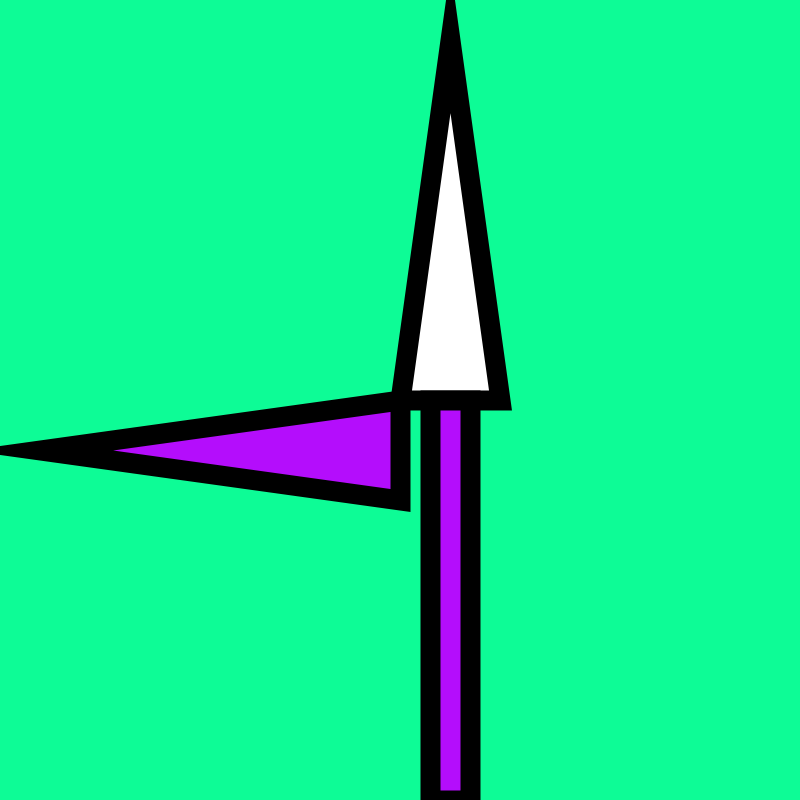
Frame 1 (no input)
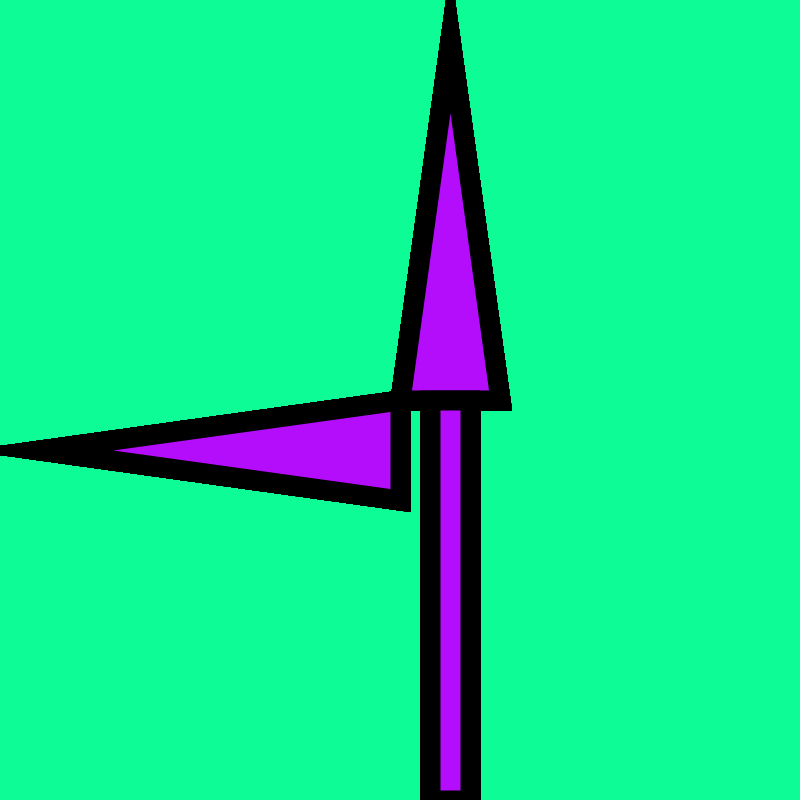
Frame 60 (the mouse pressed at the canvas centre just before this capture)
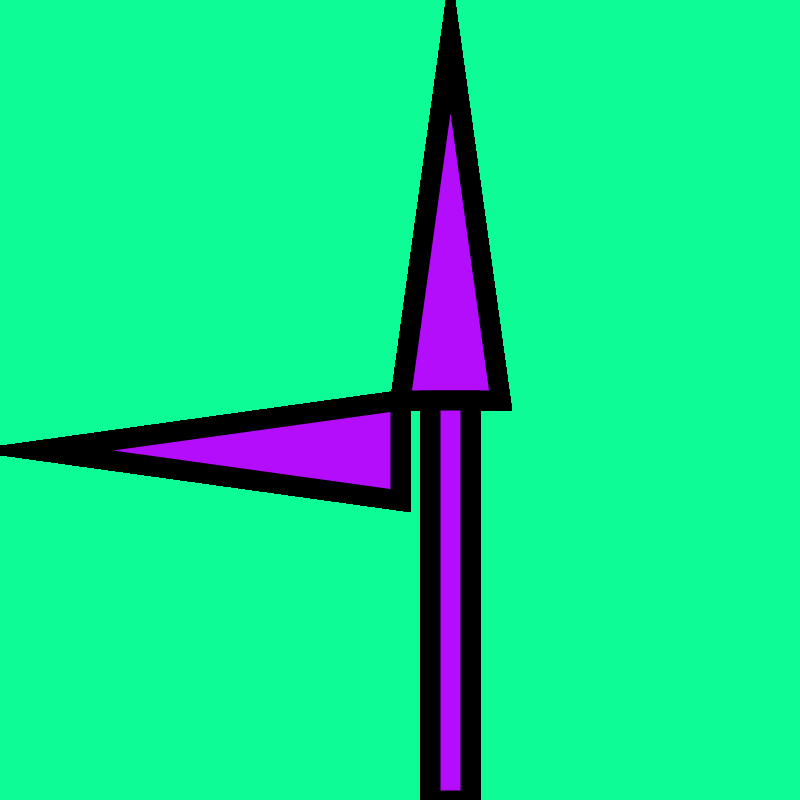
Frame 120 (the mouse held since frame 60 and released just before this capture)

The Processing sketch that drew these frames (run headless with seeded random() and noise(); from frame 60 on, the mouse is pressed at the canvas centre):

// Processing sketch: Fifth_image_Chaos_spear
// ── Fifth_image_Chaos_spear.pde
void setup() {
  size(800, 800);
  background(13, 252, 150);
  strokeWeight(20);
}

void draw () {
  
  // draws the large blade itself
  triangle(400, 400, 450, 40, 500, 400);
  fill(180, 13, 252);
  
  // draws the hilt of the spear
  rect(430, 400, 40, 400);
  
  // draws the second blade of the spear
  triangle(40, 450, 400, 500, 400, 400);
}
